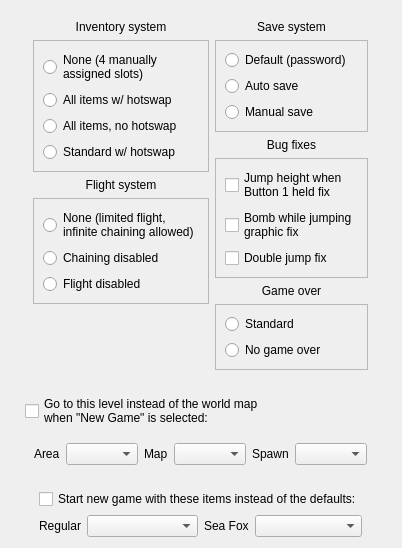
<?xml version="1.0" encoding="UTF-8"?>
<ui version="4.0">
 <class>TalesQtEnhancementsEditor</class>
 <widget class="QWidget" name="TalesQtEnhancementsEditor">
  <property name="geometry">
   <rect>
    <x>0</x>
    <y>0</y>
    <width>402</width>
    <height>483</height>
   </rect>
  </property>
  <property name="windowTitle">
   <string>Form</string>
  </property>
  <layout class="QVBoxLayout" name="verticalLayout_15">
   <item>
    <spacer name="verticalSpacer_6">
     <property name="orientation">
      <enum>Qt::Vertical</enum>
     </property>
     <property name="sizeHint" stdset="0">
      <size>
       <width>20</width>
       <height>9</height>
      </size>
     </property>
    </spacer>
   </item>
   <item>
    <layout class="QHBoxLayout" name="horizontalLayout_3">
     <item>
      <spacer name="horizontalSpacer">
       <property name="orientation">
        <enum>Qt::Horizontal</enum>
       </property>
       <property name="sizeHint" stdset="0">
        <size>
         <width>40</width>
         <height>20</height>
        </size>
       </property>
      </spacer>
     </item>
     <item>
      <widget class="QWidget" name="widget" native="true">
       <layout class="QHBoxLayout" name="horizontalLayout_2">
        <item>
         <layout class="QHBoxLayout" name="horizontalLayout">
          <item>
           <layout class="QVBoxLayout" name="verticalLayout_7">
            <item>
             <layout class="QVBoxLayout" name="verticalLayout_4">
              <item>
               <widget class="QLabel" name="label_2">
                <property name="sizePolicy">
                 <sizepolicy hsizetype="Preferred" vsizetype="Maximum">
                  <horstretch>0</horstretch>
                  <verstretch>0</verstretch>
                 </sizepolicy>
                </property>
                <property name="text">
                 <string>Inventory system</string>
                </property>
                <property name="alignment">
                 <set>Qt::AlignCenter</set>
                </property>
               </widget>
              </item>
              <item>
               <widget class="QFrame" name="frame_3">
                <property name="frameShape">
                 <enum>QFrame::StyledPanel</enum>
                </property>
                <property name="frameShadow">
                 <enum>QFrame::Raised</enum>
                </property>
                <layout class="QVBoxLayout" name="verticalLayout_3">
                 <item>
                  <widget class="QRadioButton" name="inventoryHackOffBox">
                   <property name="toolTip">
                    <string>&lt;html&gt;&lt;head/&gt;&lt;body&gt;&lt;p&gt;Use the standard inventory system. Gives the player four item slots that can only be changed by going to Tails' House, or by picking up an item with a slot empty.&lt;/p&gt;&lt;p&gt;Note that due to a bug, picking up a Sea Fox item while a slot is empty causes it to erroneously appear in the regular inventory. If you use this setting, you must make sure that the player has to have at least four items total before they can access any Sea Fox items.&lt;/p&gt;&lt;/body&gt;&lt;/html&gt;</string>
                   </property>
                   <property name="text">
                    <string>None (4 manually
assigned slots)</string>
                   </property>
                  </widget>
                 </item>
                 <item>
                  <widget class="QRadioButton" name="inventoryHackFullBox">
                   <property name="toolTip">
                    <string>&lt;html&gt;&lt;head/&gt;&lt;body&gt;&lt;p&gt;Use the all-items and hotswap inventory system. Gives the player access to all the items in the inventory, and adds a &amp;quot;hotswap&amp;quot; system on the pause screen that allows items to be quickly switched.&lt;/p&gt;&lt;/body&gt;&lt;/html&gt;</string>
                   </property>
                   <property name="text">
                    <string>All items w/ hotswap</string>
                   </property>
                  </widget>
                 </item>
                 <item>
                  <widget class="QRadioButton" name="inventoryHackBasicBox">
                   <property name="toolTip">
                    <string>&lt;html&gt;&lt;head/&gt;&lt;body&gt;&lt;p&gt;Use the all-items inventory system. Gives the player access to all obtained items, which must be manually scrolled through.&lt;/p&gt;&lt;/body&gt;&lt;/html&gt;</string>
                   </property>
                   <property name="text">
                    <string>All items, no hotswap</string>
                   </property>
                  </widget>
                 </item>
                 <item>
                  <widget class="QRadioButton" name="inventoryHackHotswapOnlyBox">
                   <property name="toolTip">
                    <string>&lt;html&gt;&lt;head/&gt;&lt;body&gt;&lt;p&gt;Add the &amp;quot;hotswap&amp;quot; system for quick item access, while maintaining the original limitations of the item system (i.e. only four items at a time).&lt;/p&gt;&lt;/body&gt;&lt;/html&gt;</string>
                   </property>
                   <property name="text">
                    <string>Standard w/ hotswap</string>
                   </property>
                  </widget>
                 </item>
                 <item>
                  <spacer name="verticalSpacer_2">
                   <property name="orientation">
                    <enum>Qt::Vertical</enum>
                   </property>
                   <property name="sizeHint" stdset="0">
                    <size>
                     <width>20</width>
                     <height>0</height>
                    </size>
                   </property>
                  </spacer>
                 </item>
                </layout>
               </widget>
              </item>
             </layout>
            </item>
            <item>
             <layout class="QVBoxLayout" name="verticalLayout_5">
              <item>
               <widget class="QLabel" name="label_3">
                <property name="sizePolicy">
                 <sizepolicy hsizetype="Preferred" vsizetype="Maximum">
                  <horstretch>0</horstretch>
                  <verstretch>0</verstretch>
                 </sizepolicy>
                </property>
                <property name="text">
                 <string>Flight system</string>
                </property>
                <property name="alignment">
                 <set>Qt::AlignCenter</set>
                </property>
               </widget>
              </item>
              <item>
               <widget class="QFrame" name="frame_4">
                <property name="frameShape">
                 <enum>QFrame::StyledPanel</enum>
                </property>
                <property name="frameShadow">
                 <enum>QFrame::Raised</enum>
                </property>
                <layout class="QVBoxLayout" name="verticalLayout_6">
                 <item>
                  <widget class="QRadioButton" name="flightHackOffBox">
                   <property name="toolTip">
                    <string>&lt;html&gt;&lt;head/&gt;&lt;body&gt;&lt;p&gt;Use the regular flight system. Tails can fly for a certain amount of time determined by the number of Chaos Emeralds the player has obtained, but this limit can be circumvented by restarting flight in mid-air.&lt;/p&gt;&lt;/body&gt;&lt;/html&gt;</string>
                   </property>
                   <property name="text">
                    <string>None (limited flight,
infinite chaining allowed)</string>
                   </property>
                  </widget>
                 </item>
                 <item>
                  <widget class="QRadioButton" name="flightLimitedBox">
                   <property name="toolTip">
                    <string>&lt;html&gt;&lt;head/&gt;&lt;body&gt;&lt;p&gt;Disable &amp;quot;chaining&amp;quot; of multiple flights, preventing Tails from resuming flying in midair. This places an absolute upper limit on how high Tails can fly based on the number of Chaos Emeralds collected.&lt;/p&gt;&lt;/body&gt;&lt;/html&gt;</string>
                   </property>
                   <property name="text">
                    <string>Chaining disabled</string>
                   </property>
                  </widget>
                 </item>
                 <item>
                  <widget class="QRadioButton" name="flightDisabledBox">
                   <property name="toolTip">
                    <string>&lt;html&gt;&lt;head/&gt;&lt;body&gt;&lt;p&gt;Disable flight entirely.&lt;/p&gt;&lt;/body&gt;&lt;/html&gt;</string>
                   </property>
                   <property name="text">
                    <string>Flight disabled</string>
                   </property>
                  </widget>
                 </item>
                 <item>
                  <spacer name="verticalSpacer_3">
                   <property name="orientation">
                    <enum>Qt::Vertical</enum>
                   </property>
                   <property name="sizeHint" stdset="0">
                    <size>
                     <width>20</width>
                     <height>0</height>
                    </size>
                   </property>
                  </spacer>
                 </item>
                </layout>
               </widget>
              </item>
             </layout>
            </item>
            <item>
             <spacer name="verticalSpacer_5">
              <property name="orientation">
               <enum>Qt::Vertical</enum>
              </property>
              <property name="sizeHint" stdset="0">
               <size>
                <width>20</width>
                <height>0</height>
               </size>
              </property>
             </spacer>
            </item>
           </layout>
          </item>
          <item>
           <layout class="QVBoxLayout" name="verticalLayout_8">
            <item>
             <layout class="QVBoxLayout" name="verticalLayout_12">
              <item>
               <widget class="QLabel" name="label_5">
                <property name="text">
                 <string>Save system</string>
                </property>
                <property name="alignment">
                 <set>Qt::AlignCenter</set>
                </property>
               </widget>
              </item>
              <item>
               <widget class="QFrame" name="frame_5">
                <property name="frameShape">
                 <enum>QFrame::StyledPanel</enum>
                </property>
                <property name="frameShadow">
                 <enum>QFrame::Raised</enum>
                </property>
                <layout class="QVBoxLayout" name="verticalLayout_11">
                 <item>
                  <widget class="QRadioButton" name="saveHackOffBox">
                   <property name="text">
                    <string>Default (password)</string>
                   </property>
                  </widget>
                 </item>
                 <item>
                  <widget class="QRadioButton" name="autoSaveHackOnBox">
                   <property name="text">
                    <string>Auto save</string>
                   </property>
                  </widget>
                 </item>
                 <item>
                  <widget class="QRadioButton" name="manualSaveHackOnBox">
                   <property name="text">
                    <string>Manual save</string>
                   </property>
                  </widget>
                 </item>
                </layout>
               </widget>
              </item>
             </layout>
            </item>
            <item>
             <layout class="QVBoxLayout" name="verticalLayout_2">
              <item>
               <widget class="QLabel" name="label">
                <property name="sizePolicy">
                 <sizepolicy hsizetype="Preferred" vsizetype="Maximum">
                  <horstretch>0</horstretch>
                  <verstretch>0</verstretch>
                 </sizepolicy>
                </property>
                <property name="text">
                 <string>Bug fixes</string>
                </property>
                <property name="alignment">
                 <set>Qt::AlignCenter</set>
                </property>
               </widget>
              </item>
              <item>
               <widget class="QFrame" name="frame">
                <property name="frameShape">
                 <enum>QFrame::StyledPanel</enum>
                </property>
                <property name="frameShadow">
                 <enum>QFrame::Raised</enum>
                </property>
                <layout class="QVBoxLayout" name="verticalLayout">
                 <item>
                  <widget class="QCheckBox" name="maxHeightFixBox">
                   <property name="toolTip">
                    <string>&lt;html&gt;&lt;head/&gt;&lt;body&gt;&lt;p&gt;Fixes a bug where the game thinks the jump button is being pressed if the item button is held down, causing Tails to always jump to the maximum height no matter how briefly the jump button is pressed.&lt;/p&gt;&lt;/body&gt;&lt;/html&gt;</string>
                   </property>
                   <property name="text">
                    <string>Jump height when
Button 1 held fix</string>
                   </property>
                  </widget>
                 </item>
                 <item>
                  <widget class="QCheckBox" name="bombJumpFixBox">
                   <property name="toolTip">
                    <string>&lt;html&gt;&lt;head/&gt;&lt;body&gt;&lt;p&gt;Fixes a bug that causes one of Tails' graphics for throwing a bomb while jumping to display incorrectly in-game.&lt;/p&gt;&lt;/body&gt;&lt;/html&gt;</string>
                   </property>
                   <property name="text">
                    <string>Bomb while jumping
graphic fix</string>
                   </property>
                  </widget>
                 </item>
                 <item>
                  <widget class="QCheckBox" name="doubleJumpFixBox">
                   <property name="toolTip">
                    <string>&lt;html&gt;&lt;head/&gt;&lt;body&gt;&lt;p&gt;Fixes an obscure bug in the game where jumping, then falling for 256 frames while continuing to hold the jump button will cause Tails to do a second jump in mid-air. This is possible on Polly Mt. 1's boss.&lt;/p&gt;&lt;/body&gt;&lt;/html&gt;</string>
                   </property>
                   <property name="text">
                    <string>Double jump fix</string>
                   </property>
                  </widget>
                 </item>
                </layout>
               </widget>
              </item>
             </layout>
            </item>
            <item>
             <layout class="QVBoxLayout" name="verticalLayout_10">
              <item>
               <widget class="QLabel" name="label_4">
                <property name="text">
                 <string>Game over</string>
                </property>
                <property name="alignment">
                 <set>Qt::AlignCenter</set>
                </property>
               </widget>
              </item>
              <item>
               <widget class="QFrame" name="frame_2">
                <property name="frameShape">
                 <enum>QFrame::StyledPanel</enum>
                </property>
                <property name="frameShadow">
                 <enum>QFrame::Raised</enum>
                </property>
                <layout class="QVBoxLayout" name="verticalLayout_9">
                 <item>
                  <widget class="QRadioButton" name="gameOverStandardBox">
                   <property name="toolTip">
                    <string>&lt;html&gt;&lt;head/&gt;&lt;body&gt;&lt;p&gt;Standard game over: when Tails dies, the Game Over screen displays and the game restarts.&lt;/p&gt;&lt;/body&gt;&lt;/html&gt;</string>
                   </property>
                   <property name="text">
                    <string>Standard</string>
                   </property>
                  </widget>
                 </item>
                 <item>
                  <widget class="QRadioButton" name="gameOverNoneBox">
                   <property name="toolTip">
                    <string>&lt;html&gt;&lt;head/&gt;&lt;body&gt;&lt;p&gt;No game overs. When Tails dies, he restarts the level with max health.&lt;/p&gt;&lt;/body&gt;&lt;/html&gt;</string>
                   </property>
                   <property name="text">
                    <string>No game over</string>
                   </property>
                  </widget>
                 </item>
                </layout>
               </widget>
              </item>
             </layout>
            </item>
            <item>
             <spacer name="verticalSpacer_4">
              <property name="orientation">
               <enum>Qt::Vertical</enum>
              </property>
              <property name="sizeHint" stdset="0">
               <size>
                <width>20</width>
                <height>40</height>
               </size>
              </property>
             </spacer>
            </item>
           </layout>
          </item>
         </layout>
        </item>
       </layout>
      </widget>
     </item>
     <item>
      <spacer name="horizontalSpacer_2">
       <property name="orientation">
        <enum>Qt::Horizontal</enum>
       </property>
       <property name="sizeHint" stdset="0">
        <size>
         <width>40</width>
         <height>20</height>
        </size>
       </property>
      </spacer>
     </item>
    </layout>
   </item>
   <item>
    <layout class="QHBoxLayout" name="horizontalLayout_5">
     <item>
      <spacer name="horizontalSpacer_3">
       <property name="orientation">
        <enum>Qt::Horizontal</enum>
       </property>
       <property name="sizeHint" stdset="0">
        <size>
         <width>40</width>
         <height>20</height>
        </size>
       </property>
      </spacer>
     </item>
     <item>
      <widget class="QWidget" name="widget_2" native="true">
       <property name="sizePolicy">
        <sizepolicy hsizetype="Preferred" vsizetype="Preferred">
         <horstretch>0</horstretch>
         <verstretch>0</verstretch>
        </sizepolicy>
       </property>
       <layout class="QVBoxLayout" name="verticalLayout_14">
        <item>
         <widget class="QCheckBox" name="startLevelEnabledBox">
          <property name="text">
           <string>Go to this level instead of the world map
when &quot;New Game&quot; is selected:</string>
          </property>
         </widget>
        </item>
        <item>
         <widget class="QWidget" name="widget_3" native="true">
          <layout class="QHBoxLayout" name="horizontalLayout_4">
           <item>
            <widget class="QLabel" name="label_6">
             <property name="sizePolicy">
              <sizepolicy hsizetype="Maximum" vsizetype="Preferred">
               <horstretch>0</horstretch>
               <verstretch>0</verstretch>
              </sizepolicy>
             </property>
             <property name="text">
              <string>Area</string>
             </property>
            </widget>
           </item>
           <item>
            <widget class="QComboBox" name="startAreaBox"/>
           </item>
           <item>
            <widget class="QLabel" name="label_7">
             <property name="sizePolicy">
              <sizepolicy hsizetype="Maximum" vsizetype="Preferred">
               <horstretch>0</horstretch>
               <verstretch>0</verstretch>
              </sizepolicy>
             </property>
             <property name="text">
              <string>Map</string>
             </property>
            </widget>
           </item>
           <item>
            <widget class="QComboBox" name="startMapBox"/>
           </item>
           <item>
            <widget class="QLabel" name="label_8">
             <property name="sizePolicy">
              <sizepolicy hsizetype="Maximum" vsizetype="Preferred">
               <horstretch>0</horstretch>
               <verstretch>0</verstretch>
              </sizepolicy>
             </property>
             <property name="text">
              <string>Spawn</string>
             </property>
            </widget>
           </item>
           <item>
            <widget class="QComboBox" name="startSpawnBox"/>
           </item>
          </layout>
         </widget>
        </item>
       </layout>
      </widget>
     </item>
     <item>
      <spacer name="horizontalSpacer_4">
       <property name="orientation">
        <enum>Qt::Horizontal</enum>
       </property>
       <property name="sizeHint" stdset="0">
        <size>
         <width>40</width>
         <height>20</height>
        </size>
       </property>
      </spacer>
     </item>
    </layout>
   </item>
   <item>
    <layout class="QHBoxLayout" name="horizontalLayout_9">
     <item>
      <spacer name="horizontalSpacer_5">
       <property name="orientation">
        <enum>Qt::Horizontal</enum>
       </property>
       <property name="sizeHint" stdset="0">
        <size>
         <width>40</width>
         <height>20</height>
        </size>
       </property>
      </spacer>
     </item>
     <item>
      <layout class="QVBoxLayout" name="verticalLayout_13">
       <item>
        <widget class="QCheckBox" name="startingItemEnabledBox">
         <property name="text">
          <string>Start new game with these items instead of the defaults:</string>
         </property>
        </widget>
       </item>
       <item>
        <layout class="QHBoxLayout" name="horizontalLayout_8">
         <item>
          <layout class="QHBoxLayout" name="horizontalLayout_6">
           <item>
            <widget class="QLabel" name="label_9">
             <property name="sizePolicy">
              <sizepolicy hsizetype="Maximum" vsizetype="Preferred">
               <horstretch>0</horstretch>
               <verstretch>0</verstretch>
              </sizepolicy>
             </property>
             <property name="text">
              <string>Regular</string>
             </property>
            </widget>
           </item>
           <item>
            <widget class="QComboBox" name="startingItemBox"/>
           </item>
          </layout>
         </item>
         <item>
          <layout class="QHBoxLayout" name="horizontalLayout_7">
           <item>
            <widget class="QLabel" name="label_10">
             <property name="sizePolicy">
              <sizepolicy hsizetype="Maximum" vsizetype="Preferred">
               <horstretch>0</horstretch>
               <verstretch>0</verstretch>
              </sizepolicy>
             </property>
             <property name="text">
              <string>Sea Fox</string>
             </property>
            </widget>
           </item>
           <item>
            <widget class="QComboBox" name="startingItemSFBox"/>
           </item>
          </layout>
         </item>
        </layout>
       </item>
      </layout>
     </item>
     <item>
      <spacer name="horizontalSpacer_6">
       <property name="orientation">
        <enum>Qt::Horizontal</enum>
       </property>
       <property name="sizeHint" stdset="0">
        <size>
         <width>40</width>
         <height>20</height>
        </size>
       </property>
      </spacer>
     </item>
    </layout>
   </item>
   <item>
    <spacer name="verticalSpacer_7">
     <property name="orientation">
      <enum>Qt::Vertical</enum>
     </property>
     <property name="sizeHint" stdset="0">
      <size>
       <width>20</width>
       <height>10</height>
      </size>
     </property>
    </spacer>
   </item>
  </layout>
 </widget>
 <resources/>
 <connections/>
</ui>
